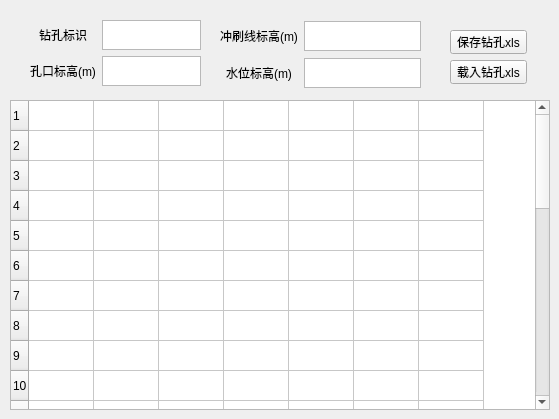
    <widget class="QWidget" name="tab_borehole">
     <attribute name="title">
      <string>钻孔信息</string>
     </attribute>
     <widget class="QTableWidget" name="tableWidget">
      <property name="geometry">
       <rect>
        <x>10</x>
        <y>100</y>
        <width>540</width>
        <height>310</height>
       </rect>
      </property>
      <property name="sizePolicy">
       <sizepolicy hsizetype="Fixed" vsizetype="Fixed">
        <horstretch>0</horstretch>
        <verstretch>0</verstretch>
       </sizepolicy>
      </property>
      <property name="minimumSize">
       <size>
        <width>540</width>
        <height>310</height>
       </size>
      </property>
      <property name="maximumSize">
       <size>
        <width>540</width>
        <height>310</height>
       </size>
      </property>
      <property name="rowCount">
       <number>30</number>
      </property>
      <property name="columnCount">
       <number>7</number>
      </property>
      <attribute name="horizontalHeaderVisible">
       <bool>false</bool>
      </attribute>
      <attribute name="horizontalHeaderCascadingSectionResizes">
       <bool>true</bool>
      </attribute>
      <attribute name="horizontalHeaderDefaultSectionSize">
       <number>65</number>
      </attribute>
      <attribute name="horizontalHeaderStretchLastSection">
       <bool>false</bool>
      </attribute>
      <attribute name="verticalHeaderCascadingSectionResizes">
       <bool>true</bool>
      </attribute>
      <attribute name="verticalHeaderStretchLastSection">
       <bool>true</bool>
      </attribute>
      <row>
       <property name="text">
        <string>1</string>
       </property>
      </row>
      <row>
       <property name="text">
        <string>2</string>
       </property>
      </row>
      <row>
       <property name="text">
        <string>3</string>
       </property>
      </row>
      <row>
       <property name="text">
        <string>4</string>
       </property>
      </row>
      <row>
       <property name="text">
        <string>5</string>
       </property>
      </row>
      <row>
       <property name="text">
        <string>6</string>
       </property>
      </row>
      <row>
       <property name="text">
        <string>7</string>
       </property>
      </row>
      <row>
       <property name="text">
        <string>8</string>
       </property>
      </row>
      <row>
       <property name="text">
        <string>9</string>
       </property>
      </row>
      <row>
       <property name="text">
        <string>10</string>
       </property>
      </row>
      <row/>
      <row/>
      <row/>
      <row/>
      <row/>
      <row/>
      <row/>
      <row/>
      <row/>
      <row/>
      <row/>
      <row/>
      <row/>
      <row/>
      <row/>
      <row/>
      <row/>
      <row/>
      <row/>
      <row/>
      <column>
       <property name="text">
        <string>土层名</string>
       </property>
       <property name="textAlignment">
        <set>AlignCenter</set>
       </property>
      </column>
      <column>
       <property name="text">
        <string>层厚（m）</string>
       </property>
       <property name="textAlignment">
        <set>AlignCenter</set>
       </property>
      </column>
      <column>
       <property name="text">
        <string>饱和重度</string>
       </property>
      </column>
      <column>
       <property name="text">
        <string>qik</string>
       </property>
      </column>
      <column>
       <property name="text">
        <string>fa0</string>
       </property>
      </column>
      <column>
       <property name="text">
        <string>是否透水</string>
       </property>
      </column>
      <column>
       <property name="text">
        <string>深度修正k2</string>
       </property>
      </column>
      <item row="0" column="0">
       <property name="text">
        <string/>
       </property>
      </item>
     </widget>
     <widget class="QWidget" name="layoutWidget">
      <property name="geometry">
       <rect>
        <x>30</x>
        <y>20</y>
        <width>171</width>
        <height>68</height>
       </rect>
      </property>
      <layout class="QGridLayout" name="gridLayout_2">
       <item row="0" column="0">
        <widget class="QLabel" name="label_5">
         <property name="sizePolicy">
          <sizepolicy hsizetype="Preferred" vsizetype="Fixed">
           <horstretch>0</horstretch>
           <verstretch>0</verstretch>
          </sizepolicy>
         </property>
         <property name="text">
          <string>钻孔标识</string>
         </property>
         <property name="alignment">
          <set>Qt::AlignCenter</set>
         </property>
        </widget>
       </item>
       <item row="0" column="1">
        <widget class="QTextEdit" name="textEdit_borehole_tag">
         <property name="maximumSize">
          <size>
           <width>250</width>
           <height>30</height>
          </size>
         </property>
         <property name="font">
          <font>
           <family>Arial</family>
           <pointsize>12</pointsize>
          </font>
         </property>
         <property name="html">
          <string>&lt;!DOCTYPE HTML PUBLIC &quot;-//W3C//DTD HTML 4.0//EN&quot; &quot;http://www.w3.org/TR/REC-html40/strict.dtd&quot;&gt;
&lt;html&gt;&lt;head&gt;&lt;meta name=&quot;qrichtext&quot; content=&quot;1&quot; /&gt;&lt;style type=&quot;text/css&quot;&gt;
p, li { white-space: pre-wrap; }
&lt;/style&gt;&lt;/head&gt;&lt;body style=&quot; font-family:'Arial'; font-size:12pt; font-weight:400; font-style:normal;&quot;&gt;
&lt;p style=&quot;-qt-paragraph-type:empty; margin-top:0px; margin-bottom:0px; margin-left:0px; margin-right:0px; -qt-block-indent:0; text-indent:0px; font-family:'SimSun'; font-size:9pt;&quot;&gt;&lt;br /&gt;&lt;/p&gt;&lt;/body&gt;&lt;/html&gt;</string>
         </property>
        </widget>
       </item>
       <item row="1" column="0">
        <widget class="QLabel" name="label_7">
         <property name="sizePolicy">
          <sizepolicy hsizetype="Preferred" vsizetype="Fixed">
           <horstretch>0</horstretch>
           <verstretch>0</verstretch>
          </sizepolicy>
         </property>
         <property name="text">
          <string>孔口标高(m)</string>
         </property>
         <property name="alignment">
          <set>Qt::AlignCenter</set>
         </property>
        </widget>
       </item>
       <item row="1" column="1">
        <widget class="QTextEdit" name="textEdit_borehole_top_elev">
         <property name="maximumSize">
          <size>
           <width>250</width>
           <height>30</height>
          </size>
         </property>
         <property name="font">
          <font>
           <family>Arial</family>
           <pointsize>12</pointsize>
          </font>
         </property>
         <property name="html">
          <string>&lt;!DOCTYPE HTML PUBLIC &quot;-//W3C//DTD HTML 4.0//EN&quot; &quot;http://www.w3.org/TR/REC-html40/strict.dtd&quot;&gt;
&lt;html&gt;&lt;head&gt;&lt;meta name=&quot;qrichtext&quot; content=&quot;1&quot; /&gt;&lt;style type=&quot;text/css&quot;&gt;
p, li { white-space: pre-wrap; }
&lt;/style&gt;&lt;/head&gt;&lt;body style=&quot; font-family:'Arial'; font-size:12pt; font-weight:400; font-style:normal;&quot;&gt;
&lt;p style=&quot;-qt-paragraph-type:empty; margin-top:0px; margin-bottom:0px; margin-left:0px; margin-right:0px; -qt-block-indent:0; text-indent:0px; font-family:'SimSun'; font-size:9pt;&quot;&gt;&lt;br /&gt;&lt;/p&gt;&lt;/body&gt;&lt;/html&gt;</string>
         </property>
        </widget>
       </item>
      </layout>
     </widget>
     <widget class="QWidget" name="">
      <property name="geometry">
       <rect>
        <x>220</x>
        <y>20</y>
        <width>201</width>
        <height>71</height>
       </rect>
      </property>
      <layout class="QGridLayout" name="gridLayout_4">
       <item row="0" column="0">
        <widget class="QLabel" name="label_8">
         <property name="sizePolicy">
          <sizepolicy hsizetype="Preferred" vsizetype="Fixed">
           <horstretch>0</horstretch>
           <verstretch>0</verstretch>
          </sizepolicy>
         </property>
         <property name="text">
          <string>冲刷线标高(m)</string>
         </property>
         <property name="alignment">
          <set>Qt::AlignCenter</set>
         </property>
        </widget>
       </item>
       <item row="0" column="1">
        <widget class="QTextEdit" name="textEdit_corrsive_elev">
         <property name="maximumSize">
          <size>
           <width>250</width>
           <height>30</height>
          </size>
         </property>
         <property name="font">
          <font>
           <family>Arial</family>
           <pointsize>12</pointsize>
          </font>
         </property>
         <property name="html">
          <string>&lt;!DOCTYPE HTML PUBLIC &quot;-//W3C//DTD HTML 4.0//EN&quot; &quot;http://www.w3.org/TR/REC-html40/strict.dtd&quot;&gt;
&lt;html&gt;&lt;head&gt;&lt;meta name=&quot;qrichtext&quot; content=&quot;1&quot; /&gt;&lt;style type=&quot;text/css&quot;&gt;
p, li { white-space: pre-wrap; }
&lt;/style&gt;&lt;/head&gt;&lt;body style=&quot; font-family:'Arial'; font-size:12pt; font-weight:400; font-style:normal;&quot;&gt;
&lt;p style=&quot;-qt-paragraph-type:empty; margin-top:0px; margin-bottom:0px; margin-left:0px; margin-right:0px; -qt-block-indent:0; text-indent:0px; font-family:'SimSun'; font-size:9pt;&quot;&gt;&lt;br /&gt;&lt;/p&gt;&lt;/body&gt;&lt;/html&gt;</string>
         </property>
        </widget>
       </item>
       <item row="1" column="0">
        <widget class="QLabel" name="label_14">
         <property name="sizePolicy">
          <sizepolicy hsizetype="Preferred" vsizetype="Fixed">
           <horstretch>0</horstretch>
           <verstretch>0</verstretch>
          </sizepolicy>
         </property>
         <property name="text">
          <string>水位标高(m)</string>
         </property>
         <property name="alignment">
          <set>Qt::AlignCenter</set>
         </property>
        </widget>
       </item>
       <item row="1" column="1">
        <widget class="QTextEdit" name="textEdit_corrsive_elev_2">
         <property name="maximumSize">
          <size>
           <width>250</width>
           <height>30</height>
          </size>
         </property>
         <property name="font">
          <font>
           <family>Arial</family>
           <pointsize>12</pointsize>
          </font>
         </property>
         <property name="html">
          <string>&lt;!DOCTYPE HTML PUBLIC &quot;-//W3C//DTD HTML 4.0//EN&quot; &quot;http://www.w3.org/TR/REC-html40/strict.dtd&quot;&gt;
&lt;html&gt;&lt;head&gt;&lt;meta name=&quot;qrichtext&quot; content=&quot;1&quot; /&gt;&lt;style type=&quot;text/css&quot;&gt;
p, li { white-space: pre-wrap; }
&lt;/style&gt;&lt;/head&gt;&lt;body style=&quot; font-family:'Arial'; font-size:12pt; font-weight:400; font-style:normal;&quot;&gt;
&lt;p style=&quot;-qt-paragraph-type:empty; margin-top:0px; margin-bottom:0px; margin-left:0px; margin-right:0px; -qt-block-indent:0; text-indent:0px; font-family:'SimSun'; font-size:9pt;&quot;&gt;&lt;br /&gt;&lt;/p&gt;&lt;/body&gt;&lt;/html&gt;</string>
         </property>
        </widget>
       </item>
      </layout>
     </widget>
     <widget class="QWidget" name="">
      <property name="geometry">
       <rect>
        <x>450</x>
        <y>30</y>
        <width>77</width>
        <height>54</height>
       </rect>
      </property>
      <layout class="QVBoxLayout" name="verticalLayout">
       <item>
        <widget class="QPushButton" name="pushButton_save_borehole">
         <property name="text">
          <string>保存钻孔xls</string>
         </property>
        </widget>
       </item>
       <item>
        <widget class="QPushButton" name="pushButton_load_borehole">
         <property name="text">
          <string>载入钻孔xls</string>
         </property>
        </widget>
       </item>
      </layout>
     </widget>
    </widget>
